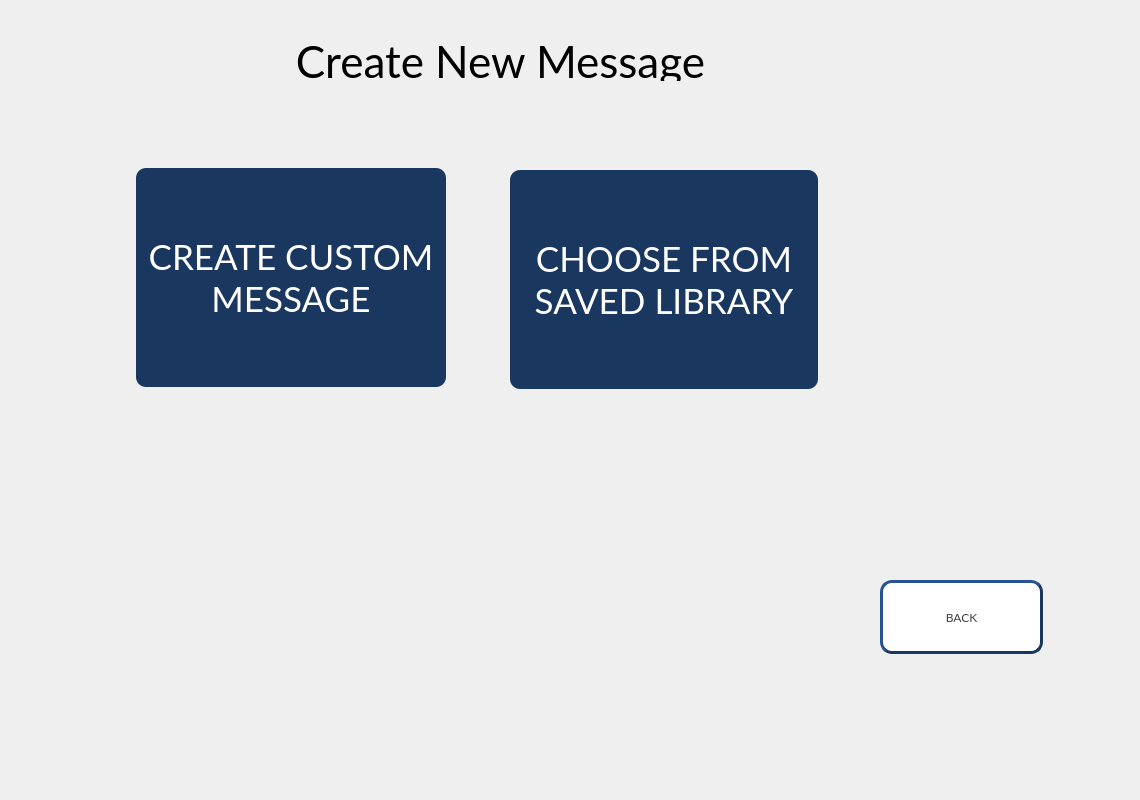
<?xml version="1.0" encoding="UTF-8"?>
<ui version="4.0">
 <class>HNS_Message_Screen</class>
 <widget class="QWidget" name="HNS_Message_Screen">
  <property name="geometry">
   <rect>
    <x>0</x>
    <y>0</y>
    <width>1140</width>
    <height>800</height>
   </rect>
  </property>
  <property name="windowTitle">
   <string>Form</string>
  </property>
  <widget class="QLabel" name="label_7">
   <property name="geometry">
    <rect>
     <x>260</x>
     <y>40</y>
     <width>481</width>
     <height>41</height>
    </rect>
   </property>
   <property name="font">
    <font>
     <family>Lato</family>
     <pointsize>33</pointsize>
    </font>
   </property>
   <property name="text">
    <string>Create New Message</string>
   </property>
   <property name="alignment">
    <set>Qt::AlignCenter</set>
   </property>
  </widget>
  <widget class="QPushButton" name="PB_Message_OpenLibrary">
   <property name="geometry">
    <rect>
     <x>510</x>
     <y>170</y>
     <width>308</width>
     <height>219</height>
    </rect>
   </property>
   <property name="font">
    <font>
     <family>Lato</family>
     <pointsize>26</pointsize>
    </font>
   </property>
   <property name="styleSheet">
    <string notr="true">background-color:#1A3760;color:#FFFFFF;border-radius:10px</string>
   </property>
   <property name="text">
    <string>CHOOSE FROM
SAVED LIBRARY</string>
   </property>
  </widget>
  <widget class="QPushButton" name="PB_Message_Back">
   <property name="geometry">
    <rect>
     <x>880</x>
     <y>580</y>
     <width>163</width>
     <height>74</height>
    </rect>
   </property>
   <property name="font">
    <font>
     <family>Lato</family>
    </font>
   </property>
   <property name="styleSheet">
    <string notr="true">background-color:#FFFFFF;color:#414141;border-style:outset;border-width:3px;border-color:#1A3760;border-radius:12px</string>
   </property>
   <property name="text">
    <string>BACK</string>
   </property>
  </widget>
  <widget class="QPushButton" name="PB_Message_Create">
   <property name="geometry">
    <rect>
     <x>136</x>
     <y>168</y>
     <width>310</width>
     <height>219</height>
    </rect>
   </property>
   <property name="font">
    <font>
     <family>Lato</family>
     <pointsize>26</pointsize>
    </font>
   </property>
   <property name="styleSheet">
    <string notr="true">background-color:#1A3760;color:#FFFFFF;border-radius:10px</string>
   </property>
   <property name="text">
    <string>CREATE CUSTOM
MESSAGE</string>
   </property>
  </widget>
 </widget>
 <resources/>
 <connections/>
</ui>
